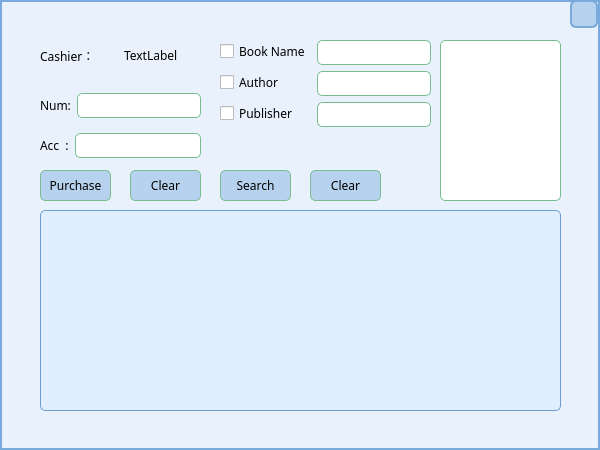
<?xml version="1.0" encoding="UTF-8"?>
<ui version="4.0">
 <class>Cashier</class>
 <widget class="QDialog" name="Cashier">
  <property name="geometry">
   <rect>
    <x>0</x>
    <y>0</y>
    <width>600</width>
    <height>450</height>
   </rect>
  </property>
  <property name="windowTitle">
   <string>Dialog</string>
  </property>
  <property name="styleSheet">
   <string notr="true">QPushButton
{background:rgb(120,170,220,111);font:2em;
border:1px solid rgb(121,189,143);
border-radius:5px;}

QPushButton:hover{
	background-color: rgb(255, 255, 255);
	
	border:2px solid rgb(121,189,143);
}
QLineEdit{
background:rgb(255,255,255);font:2em;
border:1px solid rgb(121,189,143);
border-radius:5px;
}
QDialog{
	background:rgb(232,241,252);
	
border:2px solid rgb(120,170,220);
}</string>
  </property>
  <widget class="QGraphicsView" name="UserPic">
   <property name="geometry">
    <rect>
     <x>440</x>
     <y>40</y>
     <width>121</width>
     <height>161</height>
    </rect>
   </property>
   <property name="styleSheet">
    <string notr="true">background:rgb(255,255,255);font:2em;
border:1px solid rgb(121,189,143);
border-radius:5px;
</string>
   </property>
  </widget>
  <widget class="QPushButton" name="pushButton_4">
   <property name="geometry">
    <rect>
     <x>310</x>
     <y>170</y>
     <width>71</width>
     <height>31</height>
    </rect>
   </property>
   <property name="font">
    <font>
     <family>微软雅黑 Light</family>
    </font>
   </property>
   <property name="text">
    <string>Clear</string>
   </property>
  </widget>
  <widget class="QPushButton" name="pushButton_3">
   <property name="geometry">
    <rect>
     <x>220</x>
     <y>170</y>
     <width>71</width>
     <height>31</height>
    </rect>
   </property>
   <property name="font">
    <font>
     <family>微软雅黑 Light</family>
    </font>
   </property>
   <property name="text">
    <string>Search</string>
   </property>
  </widget>
  <widget class="QPushButton" name="pushButton">
   <property name="geometry">
    <rect>
     <x>40</x>
     <y>170</y>
     <width>71</width>
     <height>31</height>
    </rect>
   </property>
   <property name="font">
    <font>
     <family>微软雅黑 Light</family>
    </font>
   </property>
   <property name="text">
    <string>Purchase</string>
   </property>
  </widget>
  <widget class="QPushButton" name="pushButton_2">
   <property name="geometry">
    <rect>
     <x>130</x>
     <y>170</y>
     <width>71</width>
     <height>31</height>
    </rect>
   </property>
   <property name="font">
    <font>
     <family>微软雅黑 Light</family>
    </font>
   </property>
   <property name="text">
    <string>Clear</string>
   </property>
  </widget>
  <widget class="QWidget" name="layoutWidget">
   <property name="geometry">
    <rect>
     <x>40</x>
     <y>90</y>
     <width>161</width>
     <height>31</height>
    </rect>
   </property>
   <property name="font">
    <font>
     <family>微软雅黑 Light</family>
    </font>
   </property>
   <layout class="QHBoxLayout" name="horizontalLayout">
    <item>
     <widget class="QLabel" name="label_3">
      <property name="font">
       <font>
        <family>微软雅黑 Light</family>
       </font>
      </property>
      <property name="text">
       <string>Num:</string>
      </property>
     </widget>
    </item>
    <item>
     <widget class="QLineEdit" name="lineEdit_4">
      <property name="minimumSize">
       <size>
        <width>0</width>
        <height>25</height>
       </size>
      </property>
      <property name="font">
       <font>
        <family>微软雅黑 Light</family>
       </font>
      </property>
     </widget>
    </item>
   </layout>
  </widget>
  <widget class="QWidget" name="layoutWidget">
   <property name="geometry">
    <rect>
     <x>40</x>
     <y>130</y>
     <width>161</width>
     <height>31</height>
    </rect>
   </property>
   <property name="font">
    <font>
     <family>微软雅黑 Light</family>
    </font>
   </property>
   <layout class="QHBoxLayout" name="horizontalLayout_2">
    <item>
     <widget class="QLabel" name="label_4">
      <property name="font">
       <font>
        <family>微软雅黑 Light</family>
       </font>
      </property>
      <property name="text">
       <string>Acc  :</string>
      </property>
     </widget>
    </item>
    <item>
     <widget class="QLineEdit" name="lineEdit_5">
      <property name="minimumSize">
       <size>
        <width>0</width>
        <height>25</height>
       </size>
      </property>
      <property name="font">
       <font>
        <family>微软雅黑 Light</family>
       </font>
      </property>
     </widget>
    </item>
   </layout>
  </widget>
  <widget class="QTableView" name="tableView">
   <property name="geometry">
    <rect>
     <x>40</x>
     <y>210</y>
     <width>521</width>
     <height>201</height>
    </rect>
   </property>
   <property name="font">
    <font>
     <family>微软雅黑 Light</family>
    </font>
   </property>
   <property name="styleSheet">
    <string notr="true">QTableView{background:rgb(255,255,255);font:2em;
border:2px solid rgb(121,189,143);
border-radius:5px;}
QHeaderView{
        border: none;
        border-bottom: 1px solid rgb(0, 78, 161);
        background: transparent;
       
}
QHeaderView::section:horizontal {
        border: 2px;
        color: rgb(2, 65, 132);
        background: transparent;
        padding-left: 5px;
}
QHeaderView::section:horizontal:hover {
        color: white;
        background: rgb(0, 78, 161);
}
QHeaderView::section:horizontal:pressed {
        color: white;
        background: rgb(6, 94, 187);
}
QHeaderView::up-arrow {
        width: 13px;
        height: 11px;
        padding-right: 5px;
       
        subcontrol-position: center right;
}

QHeaderView::down-arrow {
        width: 13px;
        height: 11px;
        padding-right: 5px;
       
        subcontrol-position: center right;
}

QTableView {
        border: 1px solid rgb(111, 156, 207);
        background: rgb(224, 238, 255);
        gridline-color: rgb(111, 156, 207);
}
QTableView::item {
        padding-left: 5px;
        padding-right: 5px;
        border: none;
        background: white;
        border-right: 1px solid rgb(111, 156, 207);
        border-bottom: 1px solid rgb(111, 156, 207);
}
QTableView::item:selected {
        background: rgba(0, 0, 0, 100);
}
QTableView::item:selected:!active {
        color: rgb(65, 65, 65);
}
QTableView::indicator {
        width: 20px;
        height: 20px;
}
</string>
   </property>
  </widget>
  <widget class="QPushButton" name="pushButton_5">
   <property name="geometry">
    <rect>
     <x>570</x>
     <y>0</y>
     <width>28</width>
     <height>28</height>
    </rect>
   </property>
   <property name="styleSheet">
    <string notr="true">#pushButton_5{
	border:2px solid rgb(120,170,220);
	;
	border-radius:6px;
background:url(E:/Qt code/BookSellSys/close.png)
}</string>
   </property>
   <property name="text">
    <string/>
   </property>
  </widget>
  <widget class="QWidget" name="layoutWidget">
   <property name="geometry">
    <rect>
     <x>220</x>
     <y>40</y>
     <width>211</width>
     <height>116</height>
    </rect>
   </property>
   <layout class="QFormLayout" name="formLayout">
    <item row="0" column="1">
     <widget class="QLineEdit" name="lineEdit">
      <property name="minimumSize">
       <size>
        <width>0</width>
        <height>25</height>
       </size>
      </property>
      <property name="font">
       <font>
        <family>微软雅黑 Light</family>
       </font>
      </property>
     </widget>
    </item>
    <item row="1" column="0">
     <widget class="QCheckBox" name="checkBox_2">
      <property name="font">
       <font>
        <family>微软雅黑 Light</family>
       </font>
      </property>
      <property name="text">
       <string>Author</string>
      </property>
     </widget>
    </item>
    <item row="1" column="1">
     <widget class="QLineEdit" name="lineEdit_2">
      <property name="minimumSize">
       <size>
        <width>0</width>
        <height>25</height>
       </size>
      </property>
      <property name="font">
       <font>
        <family>微软雅黑 Light</family>
       </font>
      </property>
     </widget>
    </item>
    <item row="2" column="0">
     <widget class="QCheckBox" name="checkBox_3">
      <property name="font">
       <font>
        <family>微软雅黑 Light</family>
       </font>
      </property>
      <property name="text">
       <string>Publisher</string>
      </property>
     </widget>
    </item>
    <item row="2" column="1">
     <widget class="QLineEdit" name="lineEdit_3">
      <property name="minimumSize">
       <size>
        <width>0</width>
        <height>25</height>
       </size>
      </property>
      <property name="font">
       <font>
        <family>微软雅黑 Light</family>
       </font>
      </property>
     </widget>
    </item>
    <item row="0" column="0">
     <widget class="QCheckBox" name="checkBox">
      <property name="font">
       <font>
        <family>微软雅黑 Light</family>
       </font>
      </property>
      <property name="text">
       <string>Book Name</string>
      </property>
     </widget>
    </item>
   </layout>
  </widget>
  <widget class="QWidget" name="layoutWidget">
   <property name="geometry">
    <rect>
     <x>40</x>
     <y>40</y>
     <width>161</width>
     <height>31</height>
    </rect>
   </property>
   <layout class="QHBoxLayout" name="horizontalLayout_3">
    <item>
     <widget class="QLabel" name="label">
      <property name="font">
       <font>
        <family>微软雅黑 Light</family>
       </font>
      </property>
      <property name="layoutDirection">
       <enum>Qt::LeftToRight</enum>
      </property>
      <property name="text">
       <string>Cashier：</string>
      </property>
     </widget>
    </item>
    <item>
     <widget class="QLabel" name="label_2">
      <property name="font">
       <font>
        <family>微软雅黑 Light</family>
       </font>
      </property>
      <property name="text">
       <string>TextLabel</string>
      </property>
     </widget>
    </item>
   </layout>
  </widget>
  <zorder>layoutWidget</zorder>
  <zorder>layoutWidget</zorder>
  <zorder>layoutWidget</zorder>
  <zorder>layoutWidget</zorder>
  <zorder>UserPic</zorder>
  <zorder>pushButton_4</zorder>
  <zorder>pushButton_3</zorder>
  <zorder>pushButton</zorder>
  <zorder>pushButton_2</zorder>
  <zorder>tableView</zorder>
  <zorder>pushButton_5</zorder>
 </widget>
 <resources/>
 <connections>
  <connection>
   <sender>pushButton_2</sender>
   <signal>clicked()</signal>
   <receiver>lineEdit_4</receiver>
   <slot>clear()</slot>
   <hints>
    <hint type="sourcelabel">
     <x>242</x>
     <y>173</y>
    </hint>
    <hint type="destinationlabel">
     <x>141</x>
     <y>139</y>
    </hint>
   </hints>
  </connection>
  <connection>
   <sender>pushButton_2</sender>
   <signal>clicked()</signal>
   <receiver>lineEdit_5</receiver>
   <slot>clear()</slot>
   <hints>
    <hint type="sourcelabel">
     <x>264</x>
     <y>172</y>
    </hint>
    <hint type="destinationlabel">
     <x>289</x>
     <y>140</y>
    </hint>
   </hints>
  </connection>
  <connection>
   <sender>pushButton_4</sender>
   <signal>clicked()</signal>
   <receiver>lineEdit_3</receiver>
   <slot>clear()</slot>
   <hints>
    <hint type="sourcelabel">
     <x>470</x>
     <y>152</y>
    </hint>
    <hint type="destinationlabel">
     <x>506</x>
     <y>96</y>
    </hint>
   </hints>
  </connection>
  <connection>
   <sender>pushButton_4</sender>
   <signal>clicked()</signal>
   <receiver>lineEdit_2</receiver>
   <slot>clear()</slot>
   <hints>
    <hint type="sourcelabel">
     <x>473</x>
     <y>145</y>
    </hint>
    <hint type="destinationlabel">
     <x>517</x>
     <y>77</y>
    </hint>
   </hints>
  </connection>
  <connection>
   <sender>pushButton_4</sender>
   <signal>clicked()</signal>
   <receiver>lineEdit</receiver>
   <slot>clear()</slot>
   <hints>
    <hint type="sourcelabel">
     <x>484</x>
     <y>139</y>
    </hint>
    <hint type="destinationlabel">
     <x>511</x>
     <y>48</y>
    </hint>
   </hints>
  </connection>
 </connections>
</ui>
